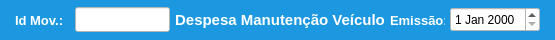
     <widget class="QWidget" name="widget" native="true">
      <property name="minimumSize">
       <size>
        <width>0</width>
        <height>40</height>
       </size>
      </property>
      <property name="maximumSize">
       <size>
        <width>16777215</width>
        <height>40</height>
       </size>
      </property>
      <property name="styleSheet">
       <string notr="true">background-color: rgb(27, 152, 224);</string>
      </property>
      <layout class="QHBoxLayout" name="horizontalLayout">
       <property name="spacing">
        <number>5</number>
       </property>
       <property name="leftMargin">
        <number>15</number>
       </property>
       <property name="topMargin">
        <number>5</number>
       </property>
       <property name="rightMargin">
        <number>15</number>
       </property>
       <property name="bottomMargin">
        <number>5</number>
       </property>
       <item>
        <widget class="QLabel" name="label_4">
         <property name="minimumSize">
          <size>
           <width>55</width>
           <height>0</height>
          </size>
         </property>
         <property name="maximumSize">
          <size>
           <width>55</width>
           <height>16777215</height>
          </size>
         </property>
         <property name="font">
          <font>
           <pointsize>10</pointsize>
           <weight>75</weight>
           <bold>true</bold>
          </font>
         </property>
         <property name="styleSheet">
          <string notr="true">color: rgb(255, 255, 255);</string>
         </property>
         <property name="text">
          <string>Id Mov.:</string>
         </property>
         <property name="alignment">
          <set>Qt::AlignLeading|Qt::AlignLeft|Qt::AlignVCenter</set>
         </property>
        </widget>
       </item>
       <item>
        <widget class="QLineEdit" name="line_Num">
         <property name="sizePolicy">
          <sizepolicy hsizetype="Preferred" vsizetype="Preferred">
           <horstretch>0</horstretch>
           <verstretch>0</verstretch>
          </sizepolicy>
         </property>
         <property name="minimumSize">
          <size>
           <width>95</width>
           <height>25</height>
          </size>
         </property>
         <property name="maximumSize">
          <size>
           <width>95</width>
           <height>25</height>
          </size>
         </property>
         <property name="font">
          <font>
           <pointsize>9</pointsize>
          </font>
         </property>
         <property name="styleSheet">
          <string notr="true">background-color: rgb(255, 255, 255);</string>
         </property>
         <property name="inputMask">
          <string/>
         </property>
         <property name="text">
          <string/>
         </property>
         <property name="frame">
          <bool>true</bool>
         </property>
         <property name="echoMode">
          <enum>QLineEdit::Normal</enum>
         </property>
         <property name="alignment">
          <set>Qt::AlignCenter</set>
         </property>
         <property name="dragEnabled">
          <bool>false</bool>
         </property>
         <property name="placeholderText">
          <string/>
         </property>
        </widget>
       </item>
       <item>
        <widget class="QLabel" name="label_titulo">
         <property name="font">
          <font>
           <pointsize>11</pointsize>
           <weight>75</weight>
           <bold>true</bold>
          </font>
         </property>
         <property name="styleSheet">
          <string notr="true">color: rgb(255, 255, 255);</string>
         </property>
         <property name="text">
          <string>Despesa Manutenção Veículo</string>
         </property>
         <property name="alignment">
          <set>Qt::AlignCenter</set>
         </property>
        </widget>
       </item>
       <item>
        <widget class="QLabel" name="label">
         <property name="minimumSize">
          <size>
           <width>55</width>
           <height>0</height>
          </size>
         </property>
         <property name="maximumSize">
          <size>
           <width>55</width>
           <height>16777215</height>
          </size>
         </property>
         <property name="font">
          <font>
           <pointsize>10</pointsize>
           <weight>75</weight>
           <bold>true</bold>
          </font>
         </property>
         <property name="styleSheet">
          <string notr="true">color: rgb(255, 255, 255);</string>
         </property>
         <property name="text">
          <string>Emissão:</string>
         </property>
        </widget>
       </item>
       <item>
        <widget class="QDateEdit" name="date_Emissao">
         <property name="sizePolicy">
          <sizepolicy hsizetype="Preferred" vsizetype="Preferred">
           <horstretch>0</horstretch>
           <verstretch>0</verstretch>
          </sizepolicy>
         </property>
         <property name="minimumSize">
          <size>
           <width>90</width>
           <height>25</height>
          </size>
         </property>
         <property name="maximumSize">
          <size>
           <width>90</width>
           <height>25</height>
          </size>
         </property>
         <property name="font">
          <font>
           <pointsize>9</pointsize>
           <weight>50</weight>
           <bold>false</bold>
          </font>
         </property>
         <property name="styleSheet">
          <string notr="true">background-color: rgb(255, 255, 255);</string>
         </property>
        </widget>
       </item>
      </layout>
     </widget>
